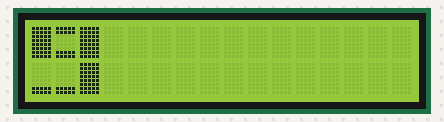
Bench run of a sketch on a simulated Arduino Uno, built with avr-gcc and run on an emulated ATmega328P. Shown: 16×2 character LCD.

Above: at 0.2 s.
At 5.2 s:
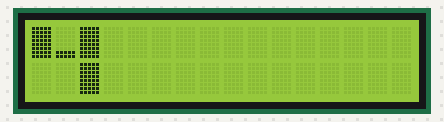
At 10.2 s:
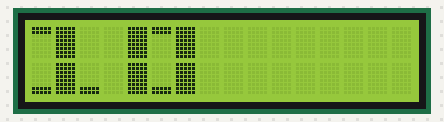
At 17.3 s:
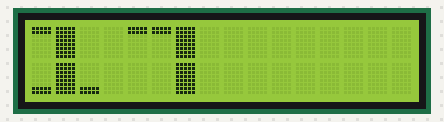
At 24.4 s:
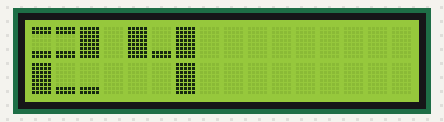
At 38.7 s:
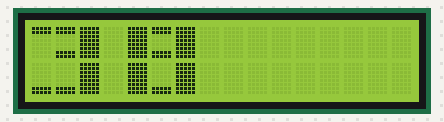

Measured:
- what the display in image 1 shows lasts 1.1 s, from 5.1 s to 6.2 s

The sketch:

bight_height_character.ino
```cpp
// This Code is Designed by Prince Kushwaha from COSM Electronics

#include <Wire.h>
#include <LiquidCrystal_I2C.h>

// Initialize the LCD with the I2C address 0x27 and the dimensions (16x2)
LiquidCrystal_I2C lcd(0x27, 16, 2);


byte glyphs[5][8]={
  {B11111,B11111,B00000,B00000,B00000,B00000,B00000,B00000},
  {B00000,B00000,B00000,B00000,B00000,B00000,B11111,B11111},
  {B11111,B11111,B00000,B00000,B00000,B00000,B11111,B11111},
  {B11111,B11111,B11111,B11111,B11111,B11111,B11111,B11111},
  {B00000,B00000,B00000,B00000,B00000,B01110,B01110,B01110}
};

const int digitWidth = 3;
const char bigDigitsTop[10][digitWidth]={3,0,3, 0,3,32, 2,2,3, 0,2,3, 3,1,3, 3,2,2, 3,2,2, 0,0,3, 3,2,3, 3,2,3};
const char bigDigitsBot[10][digitWidth]={3,1,3, 1,3,1, 3,1,1, 1,1,3, 32,32,3, 1,1,3, 3,1,3, 32,32,3, 3,1,3, 1,1,3};


char buffer[12];  //used to convert a number into a string

void setup()
{
  lcd.init();
  lcd.backlight();
  for(int i=0; i<5; i++)
  lcd.createChar(i, glyphs[i]);  //create the 5 custom glyphs

  //show a countdown timer
  for(int digit = 9; digit>=0; digit--)
  {
    showDigit(digit, 0);
    delay(1000);
  }
  lcd.clear();
}
void loop()
{
  int number = millis() / 1000;
  showNumber(number, 0);
  delay(1000);
}

void showDigit(int digit, int position)
{
  lcd.setCursor(position * (digitWidth + 1), 0);
  for(int i=0; i<digitWidth; i++)
    lcd.print(bigDigitsTop[digit][i]);
  lcd.setCursor(position * (digitWidth + 1), 1);
  for(int i=0; i < digitWidth; i++)
    lcd.print(bigDigitsBot[digit][i]);
}

void showNumber(int value, int position)
{
  int index;
  itoa(value, buffer, 10);
  for(index = 0; index < 10; index++)
  {
    char c = buffer[index];
    if(c == 0)
      return;
    c = c - 48;
    showDigit(c, position + index);
  }
}
```
